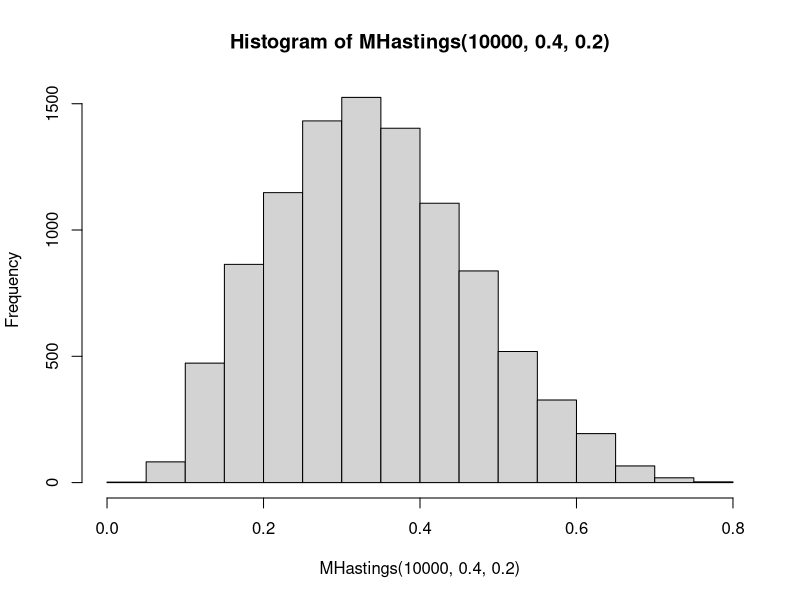

Recreate this plot in R.
MHastings <- function(n, p0, d){
	theta = vector(length = n)
	theta[1] <- p0
	t <- 1
	while(t <= n){
		phi <- log(theta[t]/(1-theta[t]))
		phisim <- phi + rnorm(1, 0, d)
		thetasim = exp(phisim)/(1+exp(phisim))
		r = (thetasim)^4*(1-thetasim)^8/(theta[t]^4*(1-theta[t])^8)
		if(runif(1,0,1)<r){
			theta[t+1] = thetasim
		} else {
			theta[t+1] = theta[t]
		}
		t = t+1
		if(t%%1000==0) print(t) # diagnostic
	}
	theta
}

hist(MHastings(10000, 0.4, 0.2))
